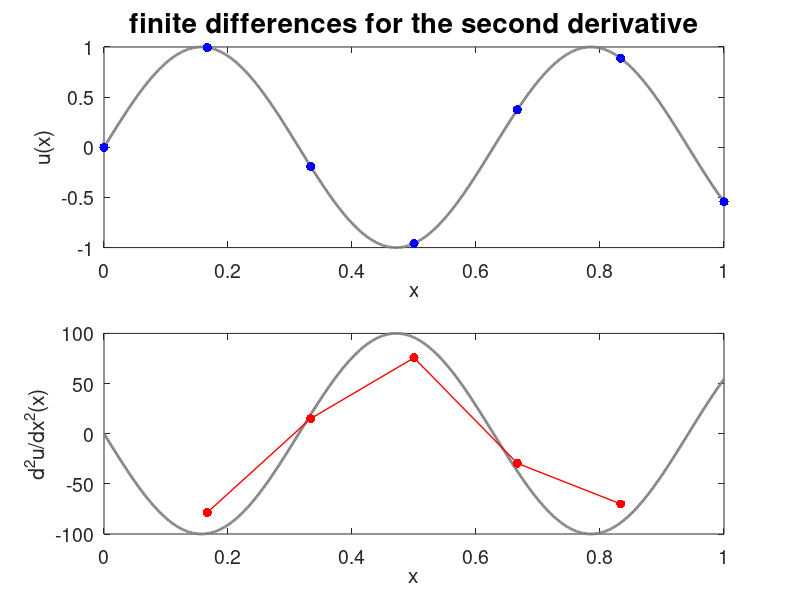

MATLAB code for this plot:
%%%%%%%%%%%%%%%%%%%%%%%%%%%%%%%%%%%%%%%%%%%%%%%%%%%%%%%%%%%%%%%%%%%%%%%%%%%%%
% diff2.m
% Example of the second differentiation matrix.
%%%%%%%%%%%%%%%%%%%%%%%%%%%%%%%%%%%%%%%%%%%%%%%%%%%%%%%%%%%%%%%%%%%%%%%%%%%%%

 ufun    = inline('sin(10*x)','x');          % define the function u(x)
 uprime  = inline('10*cos(10*x)','x');       % define the function u'(x)
 u2prime = inline('-100*sin(10*x)','x');       % define the function u''(x)

 N = input('enter N: ');  % sample the function at N+2 points on [0,1]
 h = 1/(N+1);             % spacing between grid points
 x = linspace(0,1,N+2)';  % points at which we will sample the function

%%%%%%%%%%%%%%%%%%%%%%%%%%%%%%%%%%%%%%%%%%%%%%%%%%%%%%%%%%%%%%%%%%%%%%%%%%%%%
% construct the matrix D2 (N-by-N+2 matrix)

 D2 = zeros(N+2,N+2);
 D2 = (-2*eye(N+2) + diag(ones(N+1,1),-1) + diag(ones(N+1,1),1))/(h^2); 
 D2 = D2(2:N+1,:); 

%%%%%%%%%%%%%%%%%%%%%%%%%%%%%%%%%%%%%%%%%%%%%%%%%%%%%%%%%%%%%%%%%%%%%%%%%%%%%
% take the (approximate) derivative
  
 u = ufun(x);               % the vector u samples sin(x) at our grid points.
 D2u = D2*u;                % take the approximate second derivative of u

%%%%%%%%%%%%%%%%%%%%%%%%%%%%%%%%%%%%%%%%%%%%%%%%%%%%%%%%%%%%%%%%%%%%%%%%%%%%%
% Plot the output

 figure(1), clf
 xx = linspace(0,1,500);                        % fine x grid for plotting purposes
 subplot(2,1,1)                                 % top plot
 plot(xx,ufun(xx),'-','color', .5*[1 1 1],...   % show true function as a gray line
     'linewidth',2);
 hold on
 plot(x, u, 'b.','markersize',20);              % plot sampled function as blue dots 
 set(gca,'fontsize',14)                         % increase font size
 xlabel('x'), ylabel('u(x)')                    % add axis labels
 title('finite differences for the second derivative', 'fontsize',20)

 subplot(2,1,2)                                 % bottom plot
 plot(xx,u2prime(xx),'-','color', .5*[1 1 1],... % plot true derivative as a gray line
     'linewidth',2);
 hold on 
 plot(x(2:N+1), D2u, 'r.-','markersize',20,'linewidth',1);      % plot approximate derivative as red dots 
 set(gca,'fontsize',14)                         % increase font size
 xlabel('x'), ylabel('d^2u/dx^2(x)')                % axis labels
